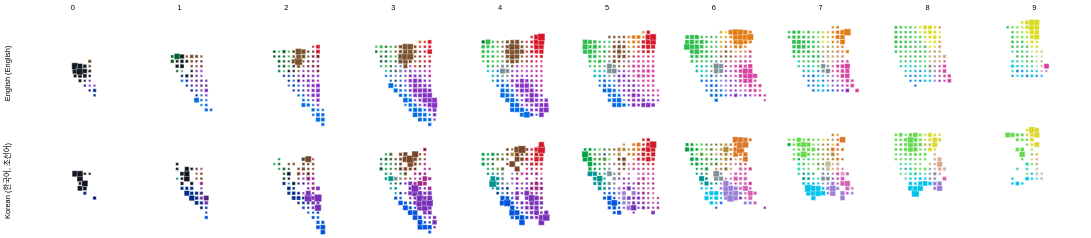

Specify this chart in Vega-Lite:
### Vega-Lite specification from a JSON file in a GitHub repository (floating-point values rounded to 4 significant figures; data arrays with more than 128 entries replaced by an {"elided": "..."} marker saying what was removed)
{"$schema": "https://vega.github.io/schema/vega-lite/v3.json", "transform": [{"calculate": "datum.binA + -8", "as": "binA2"}, {"calculate": "datum.binB + -12", "as": "binB2"}, {"calculate": "10+datum.saliency", "as": "sal"}, {"calculate": "datum.lab", "as": "lab2"}], "config": {"view": {"stroke": null}, "background": "#fff"}, "facet": {"row": {"field": "lang", "type": "ordinal", "header": {"title": null}}, "column": {"field": "binL", "type": "ordinal", "header": {"title": null}}}, "spacing": {"row": -20, "column": -20}, "spec": {"height": 144, "width": 144, "selection": {"bins": {"type": "single", "fields": ["majorTerm"], "on": "mouseover"}}, "mark": {"type": "square", "strokeWidth": "0.5", "stroke": "white"}, "encoding": {"x": {"field": "binA2", "type": "ordinal", "scale": {"domain": [-12, -11, -10, -9, -8, -7, -6, -5, -4, -3, -2, -1, 0, 1, 2, 3, 4, 5, 6, 7, 8, 9]}, "axis": null}, "y": {"field": "binB2", "type": "ordinal", "scale": {"domain": [9, 8, 7, 6, 5, 4, 3, 2, 1, 0, -1, -2, -3, -4, -5, -6, -7, -8, -9, -10, -11, -12]}, "axis": null}, "detail": {"field": "majorTerm", "type": "nominal"}, "size": {"field": "maxpTC", "type": "quantitative", "scale": {"range": [9, 100], "type": "pow", "exponent": 3, "zero": false}, "legend": null}, "opacity": {"condition": {"selection": "bins", "value": 1}, "value": 0}, "color": {"field": "majorTerm", "type": "nominal", "scale": {"domain": ["blue", "green", "purple", "pink", "red", "orange", "yellow", "magenta", "lightblue", "limegreen", "brown", "teal", "skyblue", "turquoise", "lightgreen", "hotpink", "darkblue", "gray", "aqua", "cyan", "yellowgreen", "darkgreen", "lime", "maroon", "lavender", "forestgreen", "indigo", "navyblue", "mintgreen", "gold", "darkpurple", "lightpurple", "mint", "tan", "lilac", "darkpink", "babyblue", "navy", "mustard", "black", "beige", "olive", "mauve", "peach", "burntorange", "periwinkle", "salmon", "burgundy", "lightpink", "coral", "darkbrown", "bluegray", "cream", "darkteal", "darkgray", "white", "보라", "파랑", "연두", "하늘", "초록", "자주", "빨강", "분홍", "연보라", "주황", "청록", "갈", "남", "노랑", "녹", "황토", "풀", "진분홍", "에메랄드", "검정", "다홍", "민트", "핑크", "회", "군청", "진보라", "진녹", "연녹", "고동", "카키", "옥", "핫핑크", "살구", "연갈", "겨자", "올리브", "연초록", "베이지", "연분홍", "적갈", "개나리", "바다", "진초록", "귤", "상아", "연노랑", "연하늘", "진노랑", "짙은분홍", "진하늘", "살", "형광", "진빨강", "금", "진갈", "레몬", "국방", "코랄", "탁한분홍", "진남", "짙은회", "잔디", "옅은갈", "미"], "range": ["rgb(0, 108, 227)", "rgb(45, 190, 77)", "rgb(133, 48, 195)", "rgb(216, 65, 161)", "rgb(215, 24, 42)", "rgb(225, 124, 21)", "rgb(216, 220, 32)", "rgb(203, 21, 167)", "rgb(0, 183, 238)", "rgb(91, 229, 48)", "rgb(122, 82, 45)", "rgb(0, 190, 178)", "rgb(0, 177, 239)", "rgb(0, 207, 199)", "rgb(85, 221, 100)", "rgb(221, 20, 149)", "rgb(0, 50, 197)", "rgb(123, 143, 148)", "rgb(0, 214, 209)", "rgb(0, 214, 225)", "rgb(150, 227, 49)", "rgb(6, 96, 44)", "rgb(112, 229, 55)", "rgb(120, 30, 51)", "rgb(152, 122, 210)", "rgb(12, 106, 47)", "rgb(62, 48, 192)", "rgb(0, 47, 138)", "rgb(0, 224, 148)", "rgb(207, 177, 33)", "rgb(79, 31, 122)", "rgb(169, 93, 212)", "rgb(46, 224, 157)", "rgb(180, 159, 103)", "rgb(159, 126, 214)", "rgb(202, 43, 121)", "rgb(36, 191, 237)", "rgb(0, 42, 129)", "rgb(195, 175, 36)", "rgb(16, 24, 30)", "rgb(189, 180, 135)", "rgb(110, 139, 55)", "rgb(151, 92, 145)", "rgb(218, 158, 123)", "rgb(212, 104, 22)", "rgb(112, 135, 217)", "rgb(212, 112, 109)", "rgb(112, 27, 50)", "rgb(215, 146, 202)", "rgb(216, 97, 96)", "rgb(61, 39, 28)", "rgb(82, 138, 160)", "rgb(213, 216, 165)", "rgb(0, 107, 116)", "rgb(53, 76, 86)", "rgb(200, 229, 219)", "rgb(121, 48, 184)", "rgb(0, 83, 218)", "rgb(100, 216, 78)", "rgb(0, 195, 236)", "rgb(0, 163, 68)", "rgb(159, 37, 135)", "rgb(208, 29, 43)", "rgb(212, 97, 179)", "rgb(153, 127, 214)", "rgb(221, 117, 35)", "rgb(0, 149, 145)", "rgb(121, 70, 39)", "rgb(0, 43, 134)", "rgb(219, 215, 46)", "rgb(24, 148, 64)", "rgb(176, 138, 60)", "rgb(91, 154, 62)", "rgb(205, 51, 146)", "rgb(34, 214, 163)", "rgb(16, 23, 31)", "rgb(209, 44, 66)", "rgb(69, 219, 189)", "rgb(214, 77, 181)", "rgb(126, 145, 152)", "rgb(14, 47, 142)", "rgb(82, 37, 121)", "rgb(19, 87, 42)", "rgb(118, 204, 111)", "rgb(89, 58, 39)", "rgb(91, 114, 55)", "rgb(11, 204, 171)", "rgb(212, 41, 154)", "rgb(216, 166, 135)", "rgb(162, 126, 93)", "rgb(187, 180, 47)", "rgb(114, 137, 59)", "rgb(72, 203, 120)", "rgb(194, 189, 154)", "rgb(211, 157, 195)", "rgb(119, 46, 42)", "rgb(223, 193, 46)", "rgb(0, 120, 204)", "rgb(0, 88, 47)", "rgb(222, 155, 45)", "rgb(172, 201, 168)", "rgb(208, 230, 107)", "rgb(103, 217, 234)", "rgb(225, 194, 29)", "rgb(203, 61, 137)", "rgb(0, 152, 235)", "rgb(215, 173, 149)", "rgb(129, 231, 72)", "rgb(158, 22, 40)", "rgb(171, 161, 55)", "rgb(76, 36, 31)", "rgb(209, 230, 101)", "rgb(56, 89, 51)", "rgb(193, 126, 126)", "rgb(180, 130, 159)", "rgb(0, 11, 112)", "rgb(55, 86, 95)", "rgb(101, 178, 64)", "rgb(136, 116, 80)", "rgb(204, 205, 193)"]}, "legend": null}, "tooltip": [{"field": "majorTerm", "type": "nominal", "title": "Max Prob. Term"}, {"field": "lab", "type": "nominal", "title": "Lab (L,a,b)"}]}, "resolve": {"scale": {"color": "independent"}}}, "data": {"values": {"elided": "2162 records"}}}
